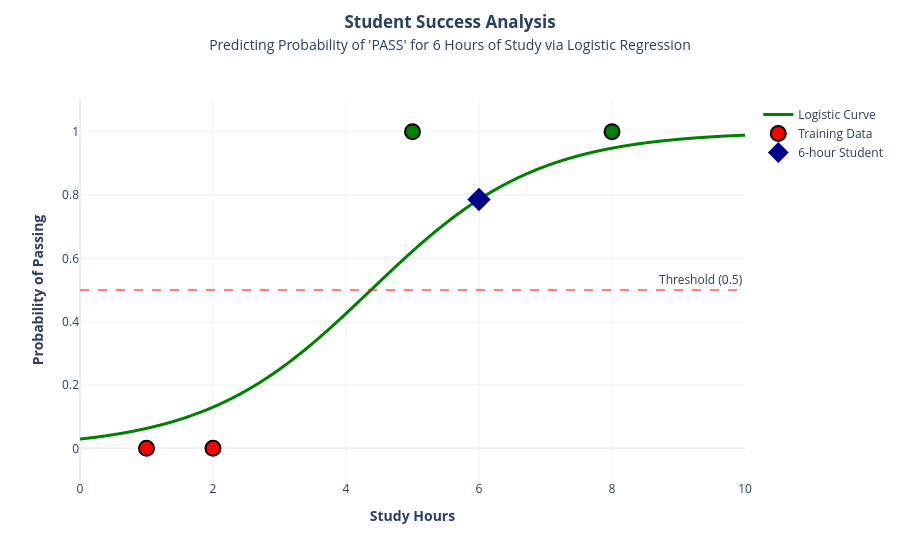

The code cell stored with this chart in its notebook:
### Markdown cell above
### 5. Worked Example: 6-Hour Student

### Code cell
# @title
import numpy as np
import plotly.graph_objects as go

# --- Formatting Constants ---
BOLD = '\033[1m'
GREEN = '\033[92m'
BLUE = '\033[94m'
RED = '\033[91m'
END = '\033[0m'

# --- Setup Data & Model ---
def sigmoid(z):
    return 1 / (1 + np.exp(-np.clip(z, -500, 500)))

# Mock values for w and training data
w = 0.8
b = -3.5 # Adjusted to make 6 hours a "Pass" scenario
hours_test = 6
study_hours = np.array([1, 2, 5, 8])
pass_fail = np.array([0, 0, 1, 1])

# Step 1: Linear output
z_test = w * hours_test + b

# Step 2: Sigmoid probability
prob_test = sigmoid(z_test)
prediction = f"{GREEN}PASS{END}" if prob_test >= 0.5 else f"{RED}FAIL{END}"

# --- Styled Print Function ---
print(f"{BOLD}Student studies {hours_test} hours{END}")
print(f"\nStep 1: z = {w:.4f} * {hours_test} + {b:.4f} = {BOLD}{z_test:.4f}{END}")
print(f"Step 2: σ({z_test:.4f}) = {BOLD}{prob_test:.4f}{END}")
print(f"\nResult: {BLUE}{prob_test * 100:.1f}%{END} probability of {BOLD}PASSING{END}")
print(f"Decision: {BOLD}{prediction}{END}")

# --- Interactive Visualization ---
x_range_fine = np.linspace(0, 10, 500)
logistic_pred = sigmoid(w * x_range_fine + b)

fig = go.Figure()

# 1. Logistic Curve
fig.add_trace(go.Scatter(
    x=x_range_fine, y=logistic_pred,
    mode='lines', name='Logistic Curve',
    line=dict(color='green', width=3, shape='spline')
))

# 2. Training Data
fig.add_trace(go.Scatter(
    x=study_hours, y=pass_fail,
    mode='markers', name='Training Data',
    marker=dict(
        size=15,
        color=['red' if p == 0 else 'green' for p in pass_fail],
        line=dict(width=2, color='black')
    ),
    hovertemplate="Hours: %{x}<br>Actual: %{y}"
))

# 3. Test Prediction Point
fig.add_trace(go.Scatter(
    x=[hours_test], y=[prob_test],
    mode='markers', name=f'{hours_test}-hour Student',
    marker=dict(size=18, color='darkblue', symbol='diamond'),
    hovertemplate="<b>Test Student</b><br>Hours: %{x}<br>Prob: %{y:.4f}"
))

# 4. Decision Threshold Line
fig.add_hline(y=0.5, line_dash="dash", line_color="red", opacity=0.5,
              annotation_text="Threshold (0.5)")

# Layout Formatting
fig.update_layout(
    # title=f'<b>Prediction for {hours_test}-Hour Student</b>',
    title={
        'text': "<b>Student Success Analysis</b><br><span style='font-size:14px'>Predicting Probability of 'PASS' for 6 Hours of Study via Logistic Regression</span>",
        'y':0.95,
        'x':0.5,
        'xanchor': 'center',
        'yanchor': 'top'
    },
    xaxis_title='<b>Study Hours</b>',
    yaxis_title='<b>Probability of Passing</b>',
    yaxis=dict(range=[-0.1, 1.1]),
    template='plotly_white',
    hovermode='closest'
)

fig.show()

### Figure 1 — Plotly figure (JSON) as saved in the notebook; plotly's stock layout.template omitted (floating-point values rounded to 4 significant figures; data arrays with more than 128 entries replaced by an {"elided": "..."} marker saying what was removed)
{"data": [{"line": {"color": "green", "shape": "spline", "width": 3}, "mode": "lines", "name": "Logistic Curve", "type": "scatter", "x": {"elided": "500 float values"}, "y": {"elided": "500 float values"}}, {"hovertemplate": "Hours: %{x}<br>Actual: %{y}", "marker": {"color": ["red", "red", "green", "green"], "line": {"color": "black", "width": 2}, "size": 15}, "mode": "markers", "name": "Training Data", "type": "scatter", "x": [1, 2, 5, 8], "y": [0, 0, 1, 1]}, {"hovertemplate": "<b>Test Student</b><br>Hours: %{x}<br>Prob: %{y:.4f}", "marker": {"color": "darkblue", "size": 18, "symbol": "diamond"}, "mode": "markers", "name": "6-hour Student", "type": "scatter", "x": [6], "y": [0.7858]}], "layout": {"annotations": [{"showarrow": false, "text": "Threshold (0.5)", "x": 1, "xanchor": "right", "xref": "x domain", "y": 0.5, "yanchor": "bottom", "yref": "y"}], "hovermode": "closest", "shapes": [{"line": {"color": "red", "dash": "dash"}, "opacity": 0.5, "type": "line", "x0": 0, "x1": 1, "xref": "x domain", "y0": 0.5, "y1": 0.5, "yref": "y"}], "title": {"text": "<b>Student Success Analysis</b><br><span style='font-size:14px'>Predicting Probability of 'PASS' for 6 Hours of Study via Logistic Regression</span>", "x": 0.5, "xanchor": "center", "y": 0.95, "yanchor": "top"}, "xaxis": {"title": {"text": "<b>Study Hours</b>"}}, "yaxis": {"range": [-0.1, 1.1], "title": {"text": "<b>Probability of Passing</b>"}}}}
